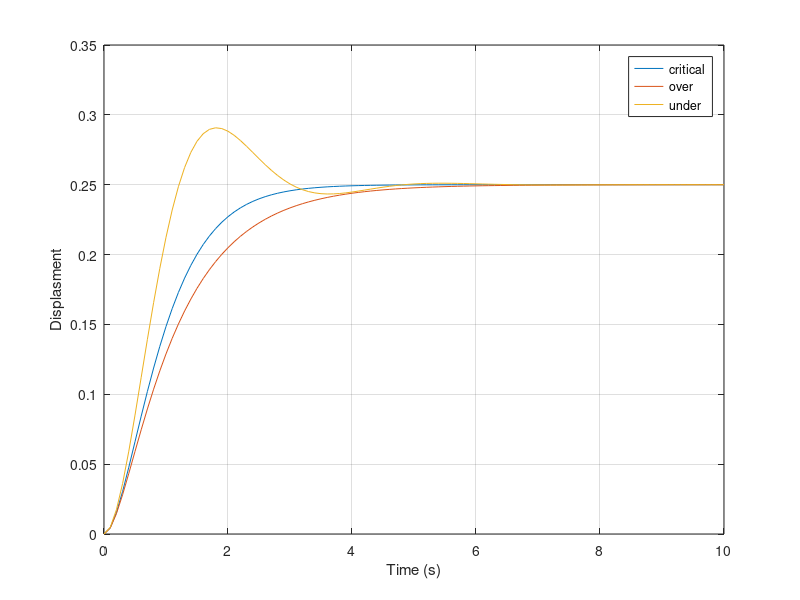

MATLAB code to generate this figure:
clear all;
clc
num = [1];
%critically damped system
den1=[1 4 4];
sys1=tf(num,den1);
%over damped system
den2 = [1 5 4];
sys2=tf(num,den2);
%under damped system
den3 = [1 2 4];
sys3=tf(num,den3);
t=0:.1:10;
y1=step(sys1,t);
y2=step(sys2,t);
y3=step(sys3,t);
plot(t,y1,t,y2,t,y3)
grid on
xlabel("Time (s)");
ylabel("Displasment");
legend("critical","over","under");
